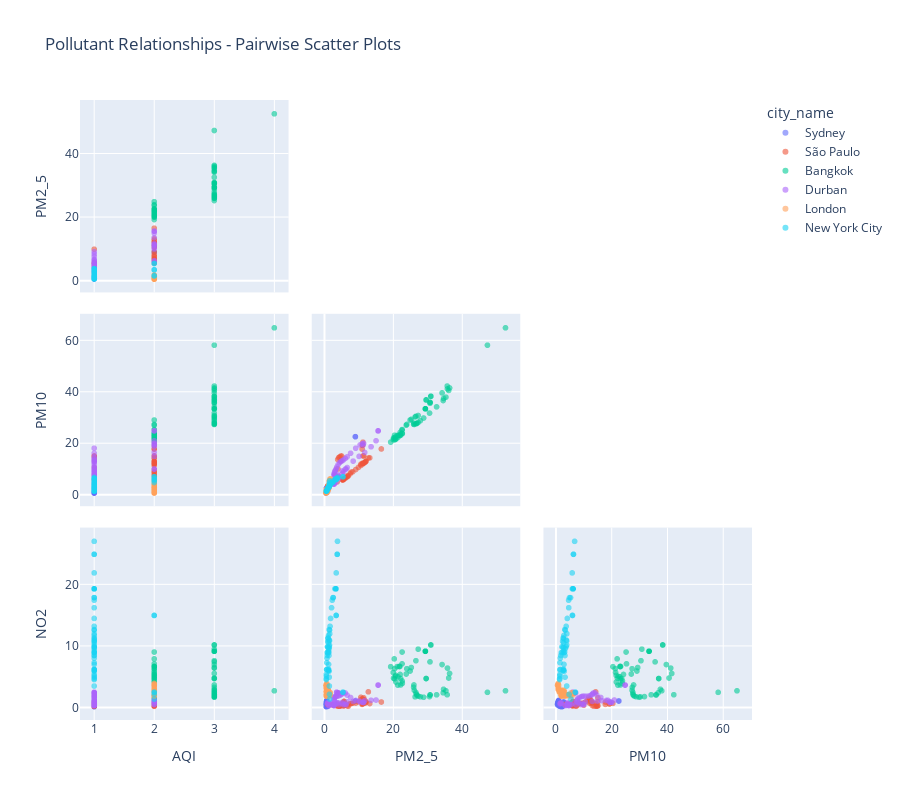

The code cell stored with this chart in its notebook:
### Code cell
# Scatter matrix for key pollutants
key_pollutants = ['aqi', 'pm2_5', 'pm10', 'no2']

fig = px.scatter_matrix(
    df,
    dimensions=key_pollutants,
    color='city_name',
    title='Pollutant Relationships - Pairwise Scatter Plots',
    labels={col: col.upper() for col in key_pollutants},
    height=800,
    opacity=0.6
)

fig.update_traces(diagonal_visible=False, showupperhalf=False)
fig.show()

print("\n💡 How to read this:")
print("   • Each panel shows relationship between two pollutants")
print("   • Colors represent different cities")
print("   • Look for patterns and clusters")
